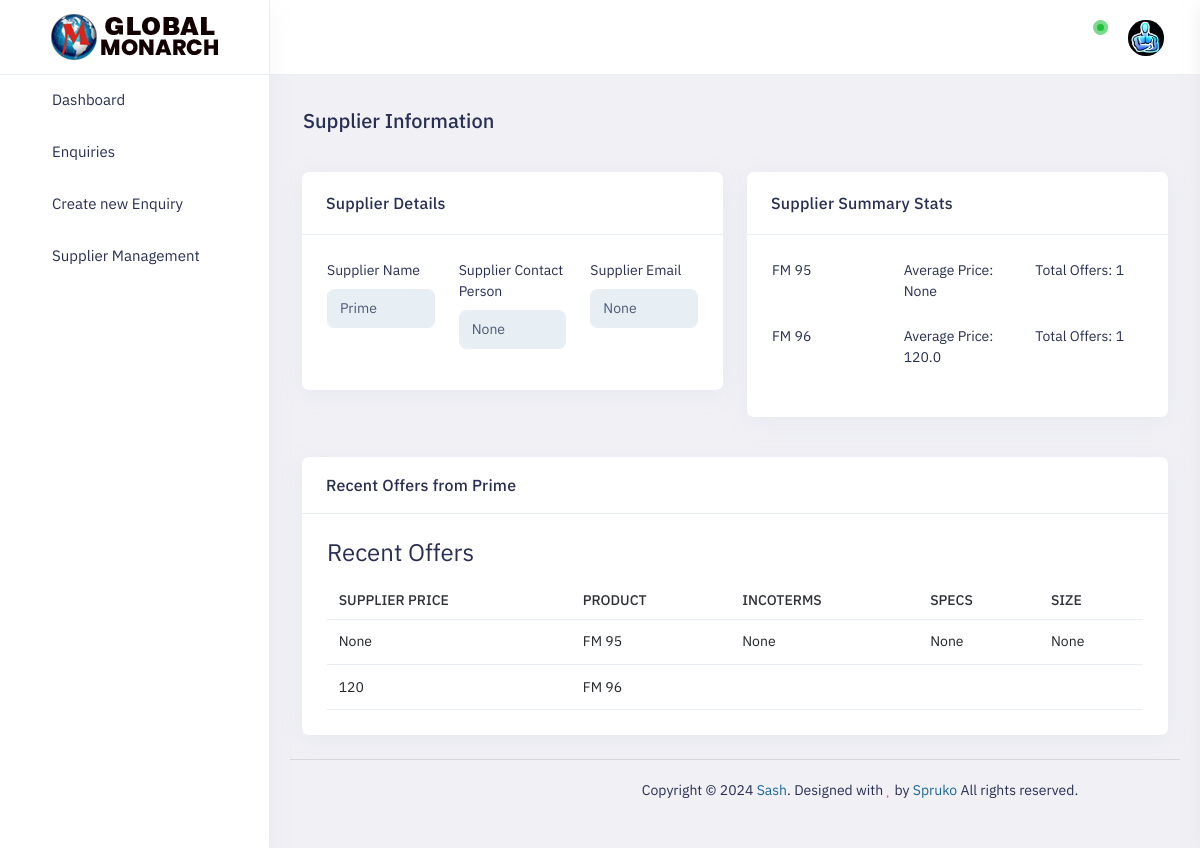
The page /supplier_detail/60/ on the database as committed earlier.
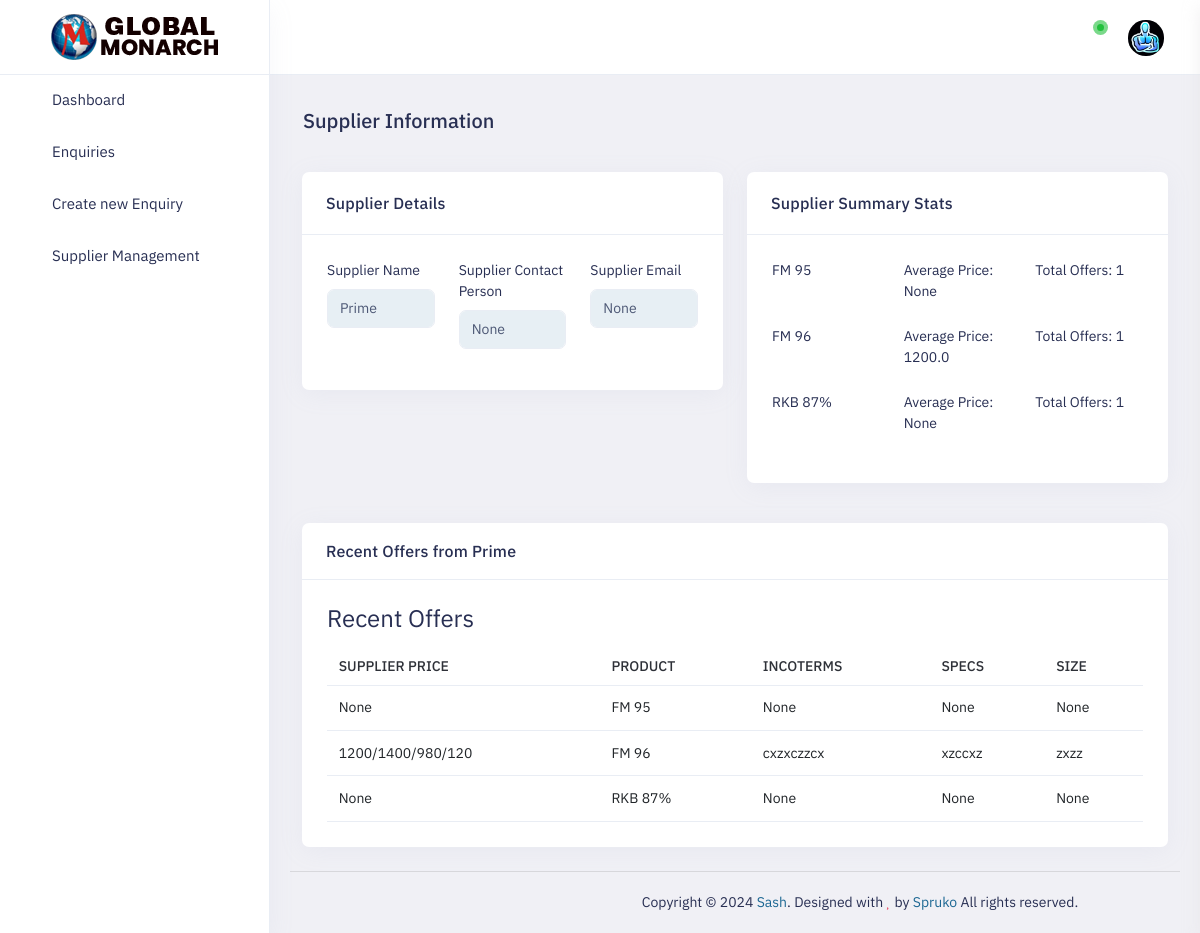
The same page on the database as committed later.
### app/models.py (models this page shows)
class Product(models.Model):
    name = models.TextField(blank=True, null=True)
    specifications = models.TextField(blank=True, null=True)

class Offer(models.Model):
    request = models.ForeignKey(Request, related_name='offers', on_delete=models.SET_NULL, null=True, blank=True)
    supplier = models.ForeignKey(Supplier, on_delete=models.SET_NULL, null=True, blank=True)
    supplier_price = models.TextField(blank=True, null=True)
    incoterms = models.TextField(blank=True, null=True)
    specs = models.TextField(blank=True, null=True)
    size = models.TextField(blank=True, null=True)
    packaging = models.TextField(blank=True, null=True)
    payment_terms = models.TextField(blank=True, null=True)
    validity = models.DateField(blank=True, null=True)
    notes = models.TextField(blank=True, null=True)

class Request(models.Model):
    enquiry = models.ForeignKey('Enquiry', related_name='enquiry_requests', on_delete=models.SET_NULL, null=True, blank=True)
    product = models.ForeignKey(Product, on_delete=models.SET_NULL, null=True, blank=True)
    specs = models.TextField(blank=True, null=True)
    size = models.TextField(blank=True, null=True)
    quantity = models.TextField(blank=True, null=True)
    incoterms = models.TextField(blank=True, null=True)
    packaging = models.TextField(blank=True, null=True)
    discharge_port = models.TextField(blank=True, null=True)
    payment_terms_requested = models.TextField(blank=True, null=True)
    notes = models.TextField(blank=True, null=True)
    price_offered = models.TextField(blank=True, null=True)
    payment_term_offered = models.TextField(blank=True, null=True)
    validity_offered = models.TextField(blank=True, null=True)
    offer_selected = models.ForeignKey('Offer', related_name='enquiry_requests', on_delete=models.SET_NULL, null=True, blank=True)
    customer_feedback = models.TextField(blank=True, null=True)

### app/views.py (the view)
# urls.py: path('supplier_detail/<int:id>/', views.supplier_detail, name='supplier_detail')
def supplier_detail(request, id):
    supplier = get_object_or_404(Supplier, id=id)
    offers = Offer.objects.filter(supplier=supplier).prefetch_related(Prefetch('request', queryset=Request.objects.select_related('product'))).order_by('-validity')[:5]
    product_stats = (
        Offer.objects.filter(supplier=supplier)
        .values('request__product__name')  # Group by product name
        .annotate(
            average_price=Avg('supplier_price'),
            total_offers=Count('id')
        )
    )
    return render(request, 'app/supplier_detail.html', {'supplier': supplier, 'offers': offers, 'product_stats': product_stats})

### app/templates/app/supplier_detail.html (shortened to what the changed rows need)
<!doctype html>
<html lang="en" dir="ltr" style="--primary-rgb: 28,103,147;">
<head>
    {% load static %}
    <link id="style" href=" {% static '/assets/plugins/bootstrap/css/bootstrap.min.css' %} " rel="stylesheet">
     <link href=" {% static '/assets/css/style.css' %} " rel="stylesheet">
    <link href=" {% static '/assets/css/plugins.css' %} " rel="stylesheet">
    <link href=" {% static '/assets/css/icons.css' %} " rel="stylesheet">
    <link href=" {% static '/assets/switcher/css/switcher.css' %} " rel="stylesheet">
    <link href=" {% static '/assets/switcher/demo.css' %} " rel="stylesheet">
</head>
<body class="app sidebar-mini ltr light-mode">
    <div class="page">
        <div class="page-main">
<div class="main-content app-content mt-0">
    <div class="side-app">
        <div class="main-container container-fluid">
           <div class="page-header">
    <h1 class="page-title">Supplier Information</h1>
</div>
<div class="row d-flex">
    <div class="col-lg-6">
        <div class="card">
            <div class="card-body">
                {% for stat in product_stats %}
                <div class="row">
                    <div class="col-md-4 mb-4">
                        <label for="exampleInputEmail1">{{ stat.request__product__name }}</label>
                    </div>
                    <div class="col-md-4 mb-4">
                        <label for="exampleInputEmail1">Average Price: {{ stat.average_price }}</label>
                    </div>
                    <div class="col-md-4 mb-4">
                        <label for="exampleInputEmail1">Total Offers: {{ stat.total_offers }}</label>
                    </div>
                </div>
                {% endfor %}
            </div>
        </div>
    </div>
</div>
<div class="row">
    <div class="col-lg-12">
        <div class="card mt-4">
            <div class="card-body">
                {% if offers %}
                <table class="table">
                    <thead>
                        <tr>
                            <th>Supplier Price</th>
                            <th>Product</th>
                            <th>Incoterms</th>
                            <th>Specs</th>
                            <th>Size</th>
                        </tr>
                    </thead>
                    <tbody>
                        {% for offer in offers %}
                        <tr>
                            <td>{{ offer.supplier_price }}</td>
                            <td>{{ offer.request.product.name }}</td>
                            <td>{{ offer.incoterms }}</td>
                            <td>{{ offer.specs }}</td>
                            <td>{{ offer.size }}</td>
                        </tr>
                        {% endfor %}
                    </tbody>
                </table>
                {% else %}
                <p>No recent offers found.</p>
                {% endif %}
            </div>
        </div>
    </div>
</div>
</div>
</div>
</body>
</html>

Rows that differ between the two databases and show on the page:
computed for Product "FM 96": average_price "120.0" → "1200.0"
added Product: request__product__name "RKB 87%", average_price "None", total_offers "1"
changed Offer "FM 96": supplier_price "120" → "1200/1400/980/120"; incoterms (not shown) → "cxzxczzcx"; specs (not shown) → "xzccxz"; size (not shown) → "zxzz"
added Offer: supplier_price "None", request.product.name "RKB 87%", incoterms "None", specs "None", size "None"
